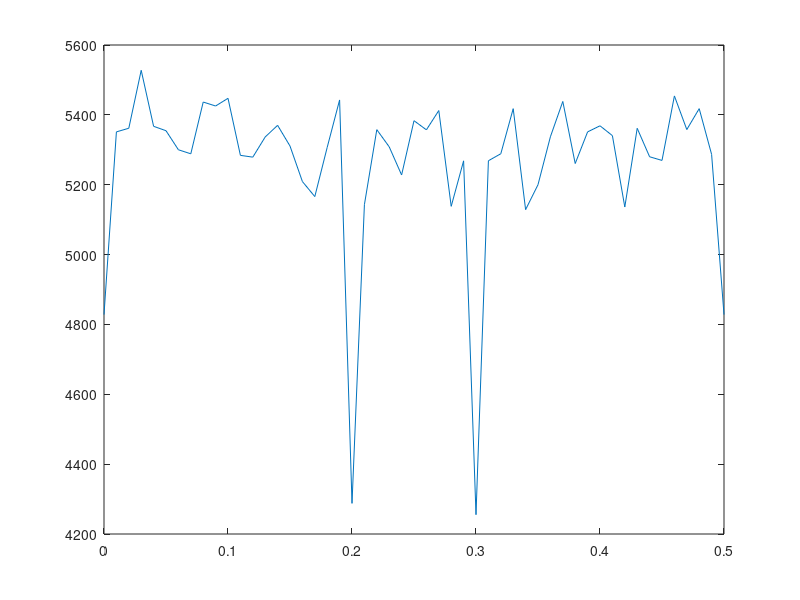

Write MATLAB code to recreate this figure.
clear all
clc
close all
% PART 2

% Original Sine Wave Specifications
a1=1;                   % amplitude of sine wave 1
a2=1;                   % amplitude of sine wave 2
f0=0.3;                 % hertz
f1=0.2;                 % hertz
t=1:1:10^3;
   
% Sine Wave 1:
s1 = a1*sin(2*pi*f0.*t');

% Sine Wave 2
s2 = a2*sin(2*pi*f1.*t');

% Gaussian Process
mean=0;
sd=2;                   % standard deviation
N=10^3;
g = sd*randn(N,1);

y = s1 + s2 + g;

% Iteration Specifications
a1_J=1;
a2_J=0;
f0_J=0:0.01:0.5;        % variable f0
f1_J=0;

iter=length(f0_J);
J=[];
s1_sim=[];
s2_sim=[];

for i=1:iter;
    % Sine Wave 1 Sim
    s1_sim = a1_J*sin(2*pi*f0_J(i).*t');
    % Sine Wave 2 sim
    s2_sim = 0; % a2_J*sin(2*pi*f1_J.*t');
    % Criterion
    J(i) = sum((y - s1_sim - s2_sim).^2);
end

plot(f0_J,J')